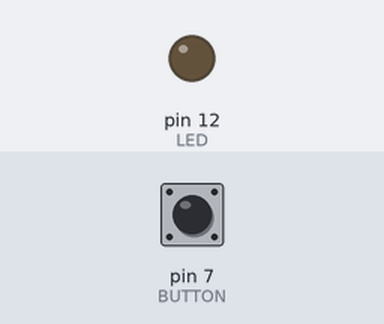
Recording of a sketch running on a simulated Arduino Uno, built with avr-gcc and run on an emulated ATmega328P. Parts: output pins drawn as LEDs (lit = HIGH). Inputs (shaded band) come from the test bench; at power-on: pin 7 (BUTTON) LOW.

Above: at 1.2 s.
1.3 s: pin 7 (BUTTON) pulled HIGH for 0.15 s
At 1.37 s:
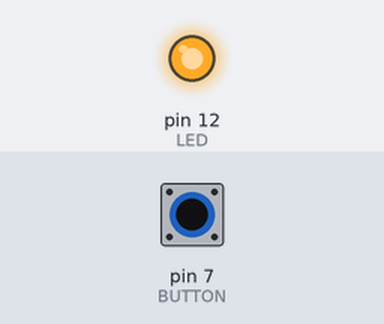
2.9 s: pin 7 (BUTTON) pulled HIGH for 3.2 s
At 7.2 s:
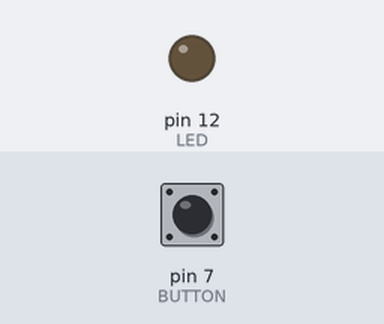
Timing chart, 0 to 8.7 s (numbered marks = the images above; inputs shaded):
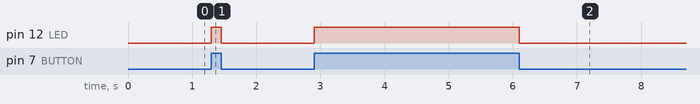

The sketch:

switch_momentary.ino
```cpp
/****
 Momentary pushbutton: LED on only when button is held down

 From Massimo Banzi, _Getting started with Arduino_, Ch 4

 I have the button with a pull-down resistor, so pressed=HIGH; unpressed = LOW
    digital pin 7 -> ]
                     ] -> button -> 5V
    GND -> 10k Ohm   ]

 The LED is connected to digital pin 12 with a 680 Ohm resistor:
    digital pin 12 -> led -> 680 Ohm -> GND
****/

const int LED = 12;   // pin for LED
const int BUTTON = 7; // pin for pushbutton

void setup() {
  pinMode(LED, OUTPUT); // tell Arduino LED is an output
  pinMode(BUTTON, INPUT); // and BUTTON is an input
}

void loop(){
  digitalWrite(LED, digitalRead(BUTTON));
}
```

Measured:
- after the input at 1.3 s, pin 12 (LED): LOW → HIGH at once, → LOW 0.15 s later
- after the input at 2.9 s, pin 12 (LED): LOW → HIGH at once, → LOW 3.2 s later
